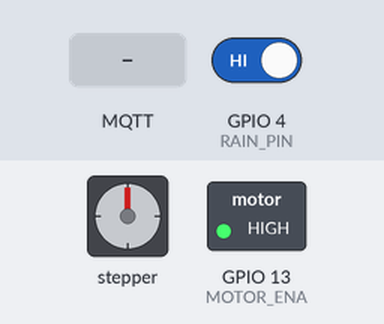
A sketch run on a simulated ESP32. Parts: stepper motor, switched loads named in the sketch (green lamp = pin HIGH). Inputs (shaded band) come from the test bench; at power-on: GPIO 4 (RAIN_PIN) HIGH. WiFi joins after 1.5 s; servers stay silent unless stated; random numbers use the default seed unless the sketch sets one; no MQTT or app messages arrive unless stated; stepper angles assume 200 steps per turn; what the sketch prints to the serial monitor is not drawn.

Above: at 2.7 s.
2.8 s: MQTT message "1" arrives on the first subscribed topic
At 3.6 s:
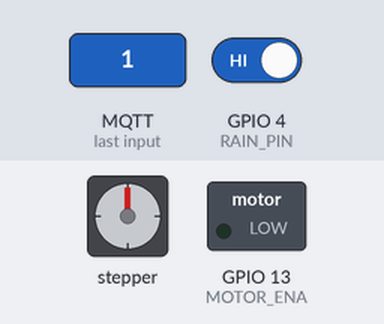
5.8 s: MQTT message "1" arrives on the first subscribed topic
8.8 s: GPIO 4 (RAIN_PIN) driven LOW
Timing chart, 0 to 11.8 s (numbered marks = the images above; inputs shaded):
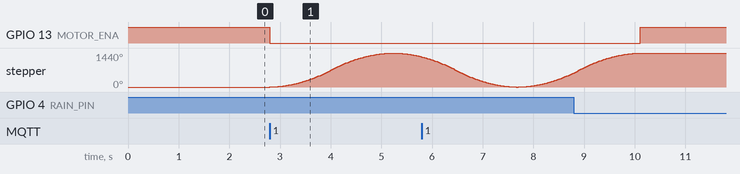

Measured:
- after the input at 2.8 s, GPIO 13 (MOTOR_ENA): HIGH → LOW at once; stepper: turns 1440° clockwise in 2.4 s, then 170° counter-clockwise in 0.55 s

The sketch:

client_MQTT_1.ino
```cpp
#include <WiFi.h>
#include <PubSubClient.h>
#include <AccelStepper.h>
#include <cstring>

// Update these with values suitable for your network.
const char* ssid = "v";
const char* password = "vivita21";
const char* mqtt_server = "broker.hivemq.com";

WiFiClient espClient;
PubSubClient client(espClient);
unsigned long lastMsg = 0;
bool data = false;
char receivedData[2];

const int DIR = 12;
const int STEP = 14;
#define MOTOR_ENA 13
#define motorInterfaceType 1
AccelStepper motor(motorInterfaceType, STEP, DIR);

#define RAIN_PIN 4
bool rain_flag = false;

void enableOutput() {
  digitalWrite(MOTOR_ENA, LOW); // Enable the motor output
}

void disableOutput() {
  digitalWrite(MOTOR_ENA, HIGH); // Disable the motor output
}

void setup_wifi() {
 delay(10);
 Serial.println();
 Serial.print("Connecting to ");
 Serial.println(ssid);

 WiFi.mode(WIFI_STA);
 WiFi.begin(ssid, password);

 while (WiFi.status() != WL_CONNECTED) {
   delay(500);
   Serial.print(".");
 }

 randomSeed(micros());

 Serial.println("");
 Serial.println("WiFi connected");
 Serial.println("IP address: ");
 Serial.println(WiFi.localIP());
}

void callback(char* topic, byte* payload, unsigned int length) {
 Serial.print("Message arrived [");
 Serial.print(topic);
 Serial.print("] ");
 for (int i = 0; i < length; i++) {
 Serial.print((char)payload[i]);
 receivedData[i] = (char)payload[i];
 }
 Serial.println();

 // Null-terminate the receivedData array
 receivedData[length] = '\0';

 // Send Rain Sensor Value
 if(rain_flag == true || strcmp(receivedData, "1") == 0){
   // Print a message to the serial monitor
   Serial.println("Rain detected or received '1'!");
   data = 1;

   // Move the motor to position 800
   enableOutput();
   motor.moveTo(800);
   while (motor.distanceToGo() != 0) {
     motor.run();
   }

   // Disable motor
   disableOutput();

   // Wait for rain to stop
   while (rain_flag == true) {
     delay(10000);
   }

   // Enable the motor output
   enableOutput();

   // Move the motor to position 0
   motor.moveTo(0);
   while (motor.distanceToGo() != 0) {
     motor.run();
   }

   // Disable the motor output
   disableOutput();

   // Reset the flag to false
   rain_flag = false;
 }
}


void reconnect() {
 while (!client.connected()) {
   Serial.print("Attempting MQTT connection...");
   String clientId = "ESP32Client-";
   clientId += String(random(0xffff), HEX);
   if (client.connect(clientId.c_str())) {
     Serial.println("connected");
     client.subscribe("/esp32-mqtt/weather");
   } else {
     Serial.print("failed, rc=");
     Serial.print(client.state());
     Serial.println(" try again in 5 seconds");
     delay(5000);
   }
 }
}

void IRAM_ATTR rain_isr() {
  // Read the rain sensor value
  int rain_value = digitalRead(RAIN_PIN);

  // Check if rain is detected
  if (rain_value == LOW) {
    // Set the flag to true
    rain_flag = true;
  }
}

void setup() {
  pinMode(RAIN_PIN, INPUT);
  pinMode(MOTOR_ENA, OUTPUT);
  disableOutput();

  attachInterrupt(digitalPinToInterrupt(RAIN_PIN), rain_isr, FALLING);

  motor.setMaxSpeed(1000); // Set maximum speed value for the stepper
  motor.setAcceleration(500); // Set acceleration value for the stepper
  motor.setCurrentPosition(0); // Set the current position to 0 steps
  Serial.begin(115200);
  setup_wifi();
  client.setServer(mqtt_server, 1883);
  client.setCallback(callback);
}

void loop() {
 if (!client.connected()) {
   reconnect();
 }
 client.loop();

 long now = millis();
 if (now - lastMsg > 5000) {
   lastMsg = now;

   // Convert the boolean data to a char array
   char dataString[2];
   sprintf(dataString, "%d", data);
   Serial.print("Data: ");
   Serial.println(dataString);
   client.publish("/esp32-2/data", dataString);
 }
}
```
